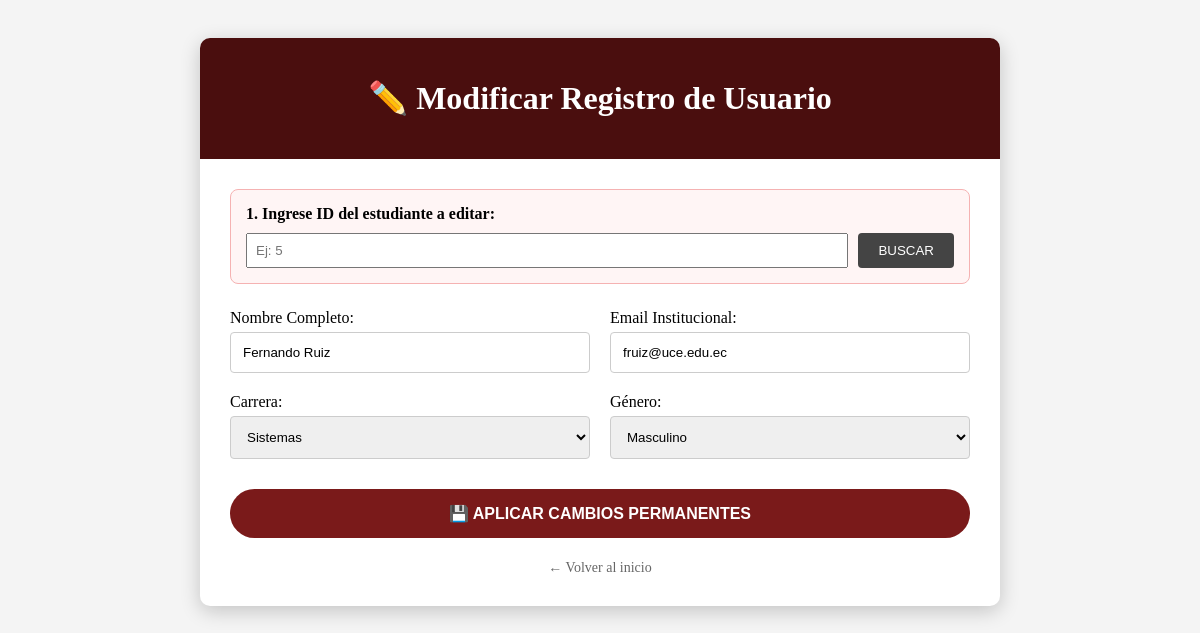
/actualizar.php?id=12, run on the app's committed database.
### tables this page shows
CREATE TABLE IF NOT EXISTS `usuarios` (
  `id` int(11) NOT NULL AUTO_INCREMENT,
  `nombre` varchar(100) NOT NULL,
  `email` varchar(100) NOT NULL,
  `fecha_nac` date NOT NULL,
  `genero` enum('M','F','Otro') NOT NULL,
  `carrera` varchar(50) NOT NULL,
  `fecha_registro` timestamp NOT NULL DEFAULT CURRENT_TIMESTAMP,
  PRIMARY KEY (`id`),
  UNIQUE KEY `email` (`email`)
);

### actualizar.php (the view, shortened to what this page needs)
<?php
include 'config.php';
$user = null;
if (isset($_POST['btn_buscar']) || isset($_GET['id'])) {
    $id_buscado = isset($_POST['id_busqueda']) ? intval($_POST['id_busqueda']) : intval($_GET['id']);
    $res = $conn->query("SELECT * FROM usuarios WHERE id = $id_buscado");
    if ($res) {
        $user = $res->fetch_assoc();
    }
}
?>
<!DOCTYPE html>
<html lang="es">
<head>
</head>
<body>
<div class="container">
    <div class="header">
        <h1>✏️ Modificar Registro de Usuario</h1>
    </div>
    <div class="form-content">
        <form method="POST" action="actualizar.php" style="background: #fff5f5; padding: 15px; border: 1px solid var(--rojo-suave); border-radius: 8px; margin-bottom: 25px;">
            <label style="font-weight: bold;">1. Ingrese ID del estudiante a editar:</label>
            <div style="display: flex; gap: 10px; margin-top: 10px;">
                <input type="number" name="id_busqueda" placeholder="Ej: 5" required style="flex:1; padding: 8px;">
                <button type="submit" name="btn_buscar" style="background: #444; color: white; border: none; padding: 0 20px; border-radius: 4px; cursor: pointer;">BUSCAR</button>
            </div>
        </form>
        <?php if ($user): ?>
            <form method="POST" action="actualizar.php">
                <div style="display: grid; grid-template-columns: 1fr 1fr; gap: 20px;">
                    <div>
                        <label>Nombre Completo:</label>
                        <input type="text" name="nombre" value="<?php echo $user['nombre']; ?>" class="input-estilo" required>
                    </div>
                    <div>
                        <label>Email Institucional:</label>
                        <input type="email" name="email" value="<?php echo $user['email']; ?>" class="input-estilo" required>
                    </div>
                    <div>
                        <label>Carrera:</label>
                        <select name="carrera" class="input-estilo">
                            <option value="Sistemas" <?php echo ($user['carrera']=='Sistemas'?'selected':''); ?>>Sistemas</option>
                        </select>
                    </div>
                    <div>
                        <label>Género:</label>
                        <select name="genero" class="input-estilo">
                            <option value="M" <?php echo ($user['genero']=='M'?'selected':''); ?>>Masculino</option>
                        </select>
                    </div>
                </div>
                <div style="margin-top: 30px;">
                    <button type="submit" name="btn_actualizar" class="btn-update">
                        💾 APLICAR CAMBIOS PERMANENTES
                    </button>
                </div>
            </form>
        <?php elseif(isset($_POST['btn_buscar'])): ?>
            <p style="color: red; text-align: center;">⚠️ El ID no existe en la base de datos.</p>
        <?php endif; ?>
        <div style="text-align: center; margin-top: 20px;">
            <a href="index.php" style="color: #666; text-decoration: none; font-size: 14px;">← Volver al inicio</a>
        </div>
    </div>
</div>
</body>
</html>

### actualizar.php (style rules this page uses)
:root { --rojo-oscuro: #7a1a1a; --rojo-muy-oscuro: #4a0e0e; --rojo-suave: #f5b2b2; }
body { font-family: 'Georgia', serif; background: #f4f4f4; padding: 30px; }
.container { max-width: 800px; margin: auto; background: white; border-radius: 10px; box-shadow: 0 5px 20px rgba(0,0,0,0.2); overflow: hidden; }
.header { background: var(--rojo-muy-oscuro); color: white; padding: 20px; text-align: center; }
.form-content { padding: 30px; }
.input-estilo { width: 100%; padding: 12px; margin-top: 5px; border: 1px solid #ccc; border-radius: 4px; box-sizing: border-box; }
.btn-update { background: var(--rojo-oscuro); color: white; border: none; padding: 15px; width: 100%; border-radius: 25px; font-weight: bold; cursor: pointer; font-size: 16px; }

### data on the page
usuarios: nombre "Fernando Ruiz", email "fruiz@uce.edu.ec", carrera "Sistemas", genero "Masculino"
